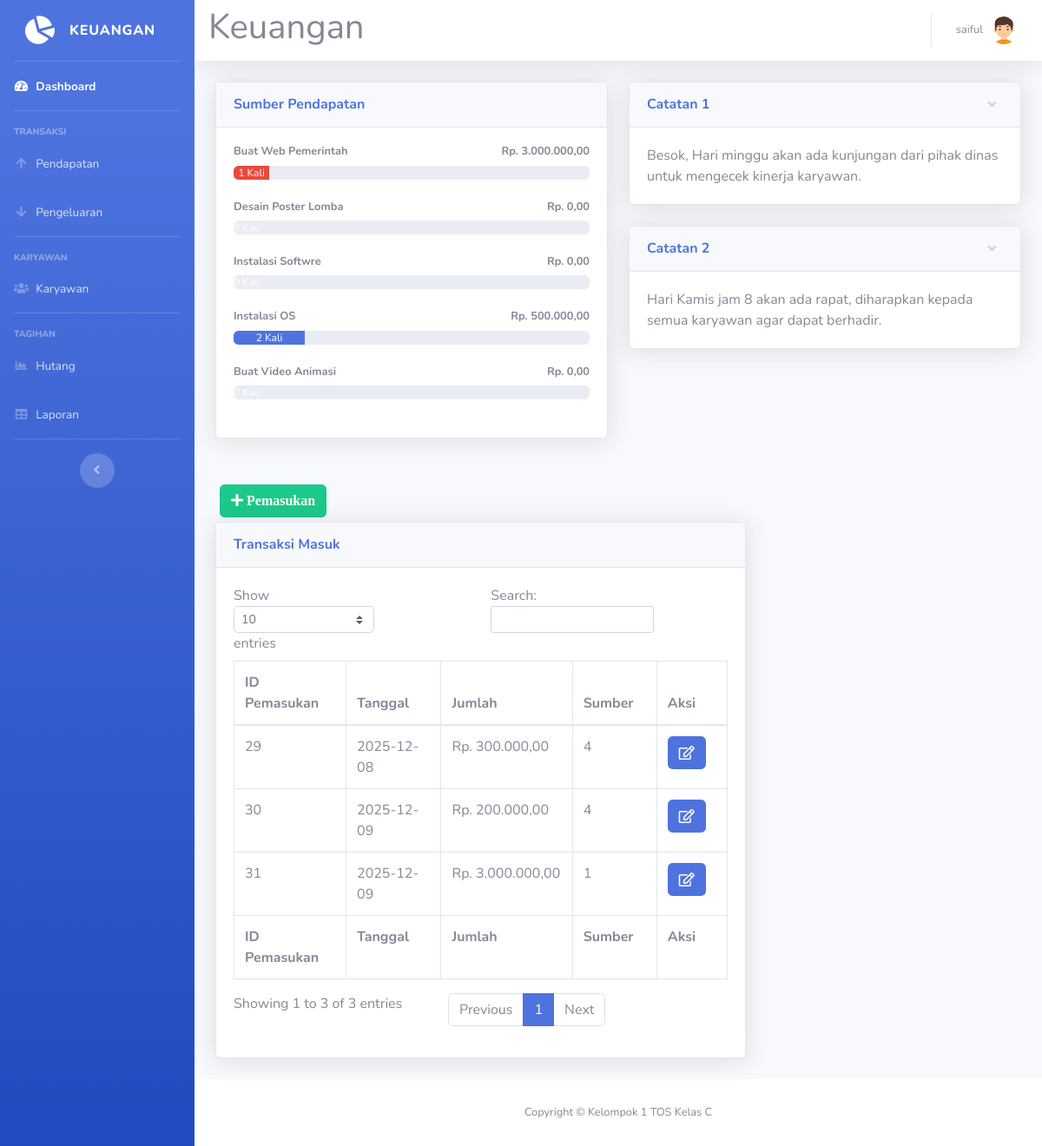
The page /pendapatan.php (signed in) on the database its author committed.
### tables this page shows
CREATE TABLE `sumber` (
  `id_sumber` int NOT NULL,
  `nama` varchar(40) NOT NULL
);

CREATE TABLE `catatan` (
  `id_catatan` int NOT NULL,
  `catatan` text NOT NULL
);

CREATE TABLE `pemasukan` (
  `id_pemasukan` int NOT NULL,
  `tgl_pemasukan` date NOT NULL,
  `jumlah` int NOT NULL,
  `id_sumber` int NOT NULL
);

### pendapatan.php (the view, shortened to what this page needs)
<!DOCTYPE html>
<html lang="en">
<head>
  <link href="vendor/fontawesome-free/css/all.min.css" rel="stylesheet" type="text/css">
  <link href="css/sb-admin-2.min.css" rel="stylesheet">
</head>
<body id="page-top">
<?php
require 'koneksi.php';
require ('sidebar.php'); ?>
      <div id="content">
<?php require ('navbar.php'); ?>
        <div class="container-fluid">
          <div class="row">
            <div class="col-lg-6 mb-4">
              <div class="card shadow mb-4">
                <div class="card-header py-3">
                  <h6 class="m-0 font-weight-bold text-primary">Sumber Pendapatan</h6>
                </div>
                <div class="card-body">
				<?php
				$namasumber1 = mysqli_query($koneksi,"SELECT * FROM `sumber` where id_sumber= 1 ");
				$sumbern1= mysqli_fetch_assoc($namasumber1);
				$namasumber2 = mysqli_query($koneksi,"SELECT * FROM `sumber` where id_sumber= 2 ");
				$sumbern2= mysqli_fetch_assoc($namasumber2);
				$namasumber3 = mysqli_query($koneksi,"SELECT * FROM `sumber` where id_sumber= 3 ");
				$sumbern3= mysqli_fetch_assoc($namasumber3);
				$namasumber4 = mysqli_query($koneksi,"SELECT * FROM `sumber` where id_sumber= 4 ");
				$sumbern4= mysqli_fetch_assoc($namasumber4);
				$namasumber5 = mysqli_query($koneksi,"SELECT * FROM `sumber` where id_sumber= 5 ");
				$sumbern5= mysqli_fetch_assoc($namasumber5);
        $arrayhasil1 = [];
				$hasil1=mysqli_query($koneksi,"SELECT * FROM pemasukan where id_sumber = 1");
				while ($jumlah1=mysqli_fetch_array($hasil1)){
				$arrayhasil1[] = $jumlah1['jumlah'];
				}
				$jumlahhasil1 = array_sum($arrayhasil1);
        $arrayhasil2 = [];
				$jumlahhasil2 = array_sum($arrayhasil2);
        $arrayhasil3 = [];
				$jumlahhasil3 = array_sum($arrayhasil3);
        $arrayhasil4 = [];
				$hasil4=mysqli_query($koneksi,"SELECT * FROM pemasukan where id_sumber = 4");
				while ($jumlah4=mysqli_fetch_array($hasil4)){
				$arrayhasil4[] = $jumlah4['jumlah'];
				}
				$jumlahhasil4 = array_sum($arrayhasil4);
        $arrayhasil5 = [];
				$jumlahhasil5 = array_sum($arrayhasil5);
				$sumber1 = mysqli_query($koneksi,"SELECT id_sumber FROM pemasukan where id_sumber ='1'");
				$sumber1text = mysqli_num_rows($sumber1);
				$sumber1 = mysqli_num_rows($sumber1);
				$sumber1 = $sumber1 * 10;
				$sumber2 = mysqli_query($koneksi,"SELECT id_sumber FROM pemasukan where id_sumber ='2'");
				$sumber2text = mysqli_num_rows($sumber2);
				$sumber2 = mysqli_num_rows($sumber2);
				$sumber2 = $sumber2 * 10;
				$sumber3 = mysqli_query($koneksi,"SELECT id_sumber FROM pemasukan where id_sumber ='3'");
				$sumber3text = mysqli_num_rows($sumber3);
				$sumber3 = mysqli_num_rows($sumber3);
				$sumber3 = $sumber3 * 10;
				$sumber4 = mysqli_query($koneksi,"SELECT id_sumber FROM pemasukan where id_sumber ='4'");
				$sumber4text = mysqli_num_rows($sumber4);
				$sumber4 = mysqli_num_rows($sumber4);
				$sumber4 = $sumber4 * 10;
				$sumber5 = mysqli_query($koneksi,"SELECT id_sumber FROM pemasukan where id_sumber ='5'");
				$sumber5text = mysqli_num_rows($sumber5);
				$sumber5 = mysqli_num_rows($sumber5);
				$sumber5 = $sumber5 * 10;
				echo '
                  <h4 class="small font-weight-bold">'.$sumbern1['nama'].'<span class="float-right">Rp. '.number_format($jumlahhasil1,2,',','.').'</span></h4>
                  <div class="progress mb-4">
                    <div class="progress-bar bg-danger" role="progressbar" style="width:'.$sumber1.'%" aria-valuenow="50" aria-valuemin="0" aria-valuemax="100">'.$sumber1text.' Kali</div>
                  </div>
				  <h4 class="small font-weight-bold">'.$sumbern2['nama'].'<span class="float-right">Rp. '.number_format($jumlahhasil2,2,',','.').'</span></h4>
                  <div class="progress mb-4">
                    <div class="progress-bar bg-warning" role="progressbar" style="width:'.$sumber2.'%" aria-valuenow="50" aria-valuemin="0" aria-valuemax="100">'.$sumber2text.' Kali</div>
                  </div>
				  <h4 class="small font-weight-bold">'.$sumbern3['nama'].'<span class="float-right">Rp. '.number_format($jumlahhasil3,2,',','.').'</span></h4>
                  <div class="progress mb-4">
                    <div class="progress-bar bg-info" role="progressbar" style="width:'.$sumber3.'%" aria-valuenow="50" aria-valuemin="0" aria-valuemax="100">'.$sumber3text.' Kali</div>
                  </div>
				  <h4 class="small font-weight-bold">'.$sumbern4['nama'].'<span class="float-right">Rp. '.number_format($jumlahhasil4,2,',','.').'</span></h4>
                  <div class="progress mb-4">
                    <div class="progress-bar bg-primary" role="progressbar" style="width:'.$sumber4.'%" aria-valuenow="50" aria-valuemin="0" aria-valuemax="100">'.$sumber4text.' Kali</div>
                  </div>
				  <h4 class="small font-weight-bold">'.$sumbern5['nama'].'<span class="float-right">Rp. '.number_format($jumlahhasil5,2,',','.').'</span></h4>
                  <div class="progress mb-4">
                    <div class="progress-bar bg-success" role="progressbar" style="width:'.$sumber5.'%" aria-valuenow="50" aria-valuemin="0" aria-valuemax="100">'.$sumber5text.' Kali</div>
                  </div>';
				  ?>
                </div>
              </div>
			  </div>
			              <div class="col-lg-6">
              <div class="card shadow mb-4">
                <a href="#collapseCardExample" class="d-block card-header py-3" data-toggle="collapse" role="button" aria-expanded="true" aria-controls="collapseCardExample">
                  <h6 class="m-0 font-weight-bold text-primary">Catatan 1</h6>
                </a>
                <div class="collapse show" id="collapseCardExample">
                  <div class="card-body">
				  <?php $catatan1 = mysqli_query($koneksi, "SELECT catatan FROM catatan where id_catatan= 1");
                  $catatan1 = mysqli_fetch_array($catatan1);
				  echo $catatan1['catatan'];
				  ?>
				  </div>
                </div>
              </div>
			                <div class="card shadow mb-4">
                <a href="#collapseCardExample1" class="d-block card-header py-3" data-toggle="collapse" role="button" aria-expanded="true" aria-controls="collapseCardExample1">
                  <h6 class="m-0 font-weight-bold text-primary">Catatan 2</h6>
                </a>
                <div class="collapse show" id="collapseCardExample1">
                  <div class="card-body">
                  <?php $catatan2 = mysqli_query($koneksi, "SELECT * FROM catatan where id_catatan= 2");
                  $catatan2 = mysqli_fetch_array($catatan2);
				  echo $catatan2['catatan'];
				  ?></div>
                </div>
              </div>
			  </div>
					   <div class="col-xl-8 col-lg-7">
					   <button type="button" class="btn btn-success" style="margin:5px" data-toggle="modal" data-target="#myModalTambah"><i class="fa fa-plus"> Pemasukan</i></button><br>
          <div class="card shadow mb-4">
            <div class="card-header py-3">
              <h6 class="m-0 font-weight-bold text-primary">Transaksi Masuk</h6>
            </div>
            <div class="card-body">
              <div class="table-responsive">
               <table class="table table-bordered" id="dataTable" width="100%" cellspacing="0">
                  <thead>
                    <tr>
                      <th>ID Pemasukan</th>
                      <th>Tanggal</th>
                      <th>Jumlah</th>
                      <th>Sumber</th>
					  <th>Aksi</th>
                    </tr>
                  </thead>
                  <tfoot>
                    <tr>
                      <th>ID Pemasukan</th>
                      <th>Tanggal</th>
                      <th>Jumlah</th>
                      <th>Sumber</th>
                      <th>Aksi</th>
                    </tr>
                  </tfoot>
                  <tbody>
				  <?php
$query = mysqli_query($koneksi,"SELECT * FROM pemasukan");
while ($data = mysqli_fetch_assoc($query))
{
?>
                    <tr>
                      <td><?=$data['id_pemasukan']?></td>
                      <td><?=$data['tgl_pemasukan']?></td>
                      <td>Rp. <?=number_format($data['jumlah'],2,',','.');?></td>
                      <td><?=$data['id_sumber']?></td>
					  <td>
<a href="#" type="button" class=" fa fa-edit btn btn-primary btn-md" data-toggle="modal" data-target="#myModal<?php echo $data['id_pemasukan']; ?>"></a>
</td>
</tr>
<?php
}
?>
                  </tbody>
                </table>
              </div>
            </div>
          </div>
		  </div>
       </div>
      </div>
<?php require 'footer.php'?>
    </div>
  </div>
  </div>
</body>
</html>

### sidebar.php
<div id="wrapper">
  <ul class="navbar-nav bg-gradient-primary sidebar sidebar-dark accordion" id="accordionSidebar">
    <a class="sidebar-brand d-flex align-items-center justify-content-center" href="index.php">
      <div class="sidebar-brand-icon rotate-n-15">
        <i class="fas fa-chart-pie"></i>
      </div>
      <div class="sidebar-brand-text mx-3">Keuangan</div>
    </a>
    <hr class="sidebar-divider my-0">
    <li class="nav-item active">
      <a class="nav-link" href="index.php">
        <i class="fas fa-fw fa-tachometer-alt"></i>
        <span>Dashboard</span></a>
    </li>
    <hr class="sidebar-divider">
    <div class="sidebar-heading">
      Transaksi
    </div>
    <li class="nav-item">
      <a class="nav-link collapsed" href="pendapatan.php">
        <i class="fas fa-fw fa-arrow-up"></i>
        <span>Pendapatan</span>
      </a>
    </li>
    <li class="nav-item">
      <a class="nav-link collapsed" href="pengeluaran.php" >
        <i class="fas fa-fw fa-arrow-down"></i>
        <span>Pengeluaran</span>
      </a>
    </li>
    <hr class="sidebar-divider">
    <div class="sidebar-heading">
      Karyawan
    </div>
    <li class="nav-item">
      <a class="nav-link collapsed" href="karyawan.php">
        <i class="fas fa-fw fa-users"></i>
        <span>Karyawan</span>
      </a>
    </li>
    <hr class="sidebar-divider">
    <div class="sidebar-heading">
      Tagihan
    </div>
    <li class="nav-item">
      <a class="nav-link" href="hutang.php">
        <i class="fas fa-fw fa-chart-area"></i>
        <span>Hutang</span></a>
    </li>
    <li class="nav-item">
      <a class="nav-link" href="laporan.php">
        <i class="fas fa-fw fa-table"></i>
        <span>Laporan</span></a>
    </li>
    <hr class="sidebar-divider d-none d-md-block">
    <div class="text-center d-none d-md-inline">
      <button class="rounded-circle border-0" id="sidebarToggle"></button>
    </div>
  </ul>
  <div id="content-wrapper" class="d-flex flex-column">

### navbar.php (shortened to what this page needs)
        <nav class="navbar navbar-expand navbar-light bg-white topbar mb-4 static-top shadow">
		<h1>Keuangan</h1>
<?php require 'user.php'; ?>
        </nav>

### user.php (shortened to what this page needs)
<ul class="navbar-nav ml-auto">
  <li class="nav-item dropdown no-arrow">
    <a class="nav-link dropdown-toggle" href="#" id="userDropdown" role="button" data-toggle="dropdown" aria-haspopup="true" aria-expanded="false">
      <span class="mr-2 d-none d-lg-inline text-gray-600 small"><?=$_SESSION['nama']?></span>
      <img class="img-profile rounded-circle" src="img/boy(2).png">
    </a>
  </li>
</ul>

### footer.php
<footer class="sticky-footer bg-white">
  <div class="container my-auto">
    <div class="copyright text-center my-auto">
      <span>Copyright &copy; Kelompok 1 TOS Kelas C</span>
    </div>
  </div>
</footer>

### rows shown on the page
sumber: nama "Buat Web Pemerintah"
sumber: nama "Desain Poster Lomba"
sumber: nama "Instalasi Softwre"
sumber: nama "Instalasi OS"
sumber: nama "Buat Video Animasi"
catatan: catatan "Besok, Hari minggu akan ada kunjungan dari pihak dinas untuk mengecek kinerja karyawan."
catatan: catatan "Hari Kamis jam 8 akan ada rapat, diharapkan kepada semua karyawan agar dapat berhadir."
pemasukan: id_pemasukan "29", tgl_pemasukan "2025-12-08", jumlah "300.000,00", id_sumber "4"
pemasukan: id_pemasukan "30", tgl_pemasukan "2025-12-09", jumlah "200.000,00", id_sumber "4"
pemasukan: id_pemasukan "31", tgl_pemasukan "2025-12-09", jumlah "3.000.000,00", id_sumber "1"

### other values the page prints
$_SESSION['nama'] "saiful"
$jumlahhasil1 "3.000.000,00"
$sumber1text "1"
$jumlahhasil2 "0,00"
$jumlahhasil3 "0,00"
$jumlahhasil4 "500.000,00"
$sumber4text "2"
$jumlahhasil5 "0,00"
